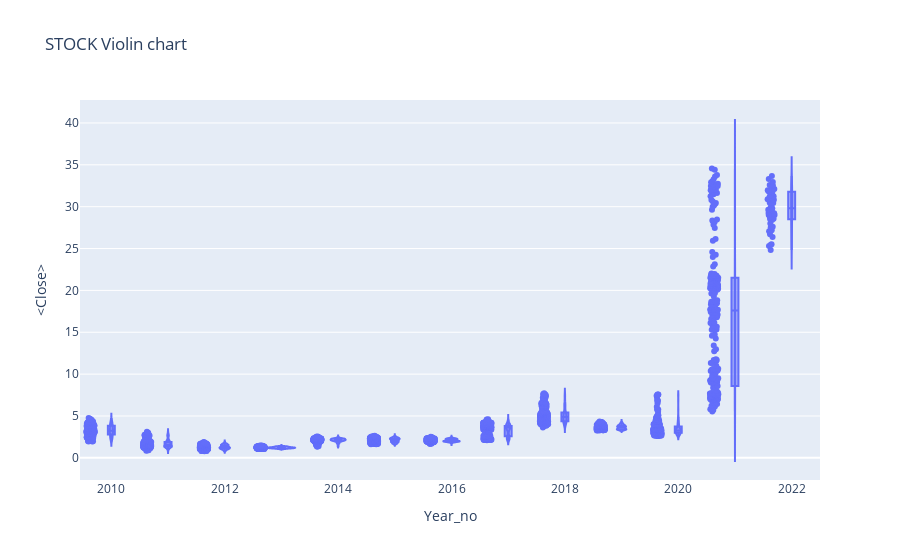

Notebook cell for this chart:
### Code cell
#px.violin(df_tips, y="tip", x="smoker", color="sex", box=True, points="all",
#          hover_data=df_tips.columns)

fig = go.Figure()
px.violin(df,x='Year_no',y='<Close>',box =True, points='all',
         hover_data=df.columns, title = 'STOCK Violin chart')

### Figure 1 — Plotly figure (JSON) as saved in the notebook; plotly's stock layout.template omitted (floating-point values rounded to 4 significant figures; data arrays with more than 128 entries replaced by an {"elided": "..."} marker saying what was removed)
{"data": [{"alignmentgroup": "True", "box": {"visible": true}, "customdata": {"elided": "2987x3 mixed values"}, "hovertemplate": "Year_no=%{x}<br><Close>=%{y}<br>datetime=%{customdata[0]}<br><Volume>=%{customdata[1]}<br>Period=%{customdata[2]}<extra></extra>", "legendgroup": "", "marker": {"color": "#636efa"}, "name": "", "offsetgroup": "", "orientation": "v", "points": "all", "scalegroup": "True", "showlegend": false, "type": "violin", "x": {"elided": "2987 int values"}, "x0": " ", "xaxis": "x", "y": {"elided": "2987 float values"}, "y0": " ", "yaxis": "y"}], "layout": {"legend": {"tracegroupgap": 0}, "title": {"text": "STOCK Violin chart"}, "violinmode": "group", "xaxis": {"anchor": "y", "domain": [0, 1], "title": {"text": "Year_no"}}, "yaxis": {"anchor": "x", "domain": [0, 1], "title": {"text": "<Close>"}}}}
